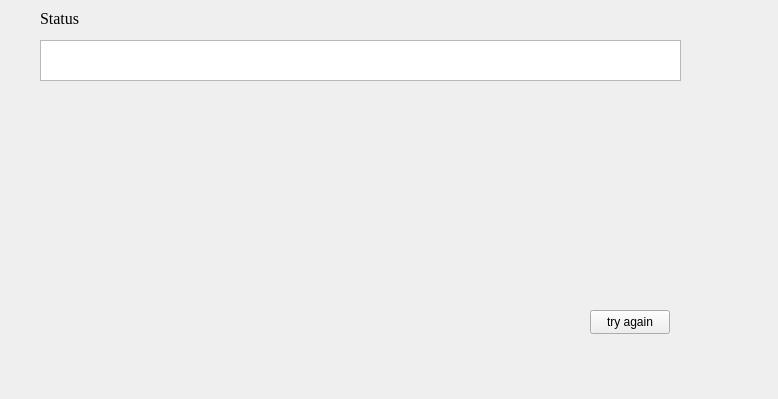
<?xml version="1.0" encoding="UTF-8"?>
<ui version="4.0">
 <class>error</class>
 <widget class="QWidget" name="error">
  <property name="geometry">
   <rect>
    <x>0</x>
    <y>0</y>
    <width>778</width>
    <height>399</height>
   </rect>
  </property>
  <property name="windowTitle">
   <string>Form</string>
  </property>
  <widget class="QTextBrowser" name="out">
   <property name="geometry">
    <rect>
     <x>40</x>
     <y>40</y>
     <width>641</width>
     <height>41</height>
    </rect>
   </property>
   <property name="styleSheet">
    <string notr="true">color: rgb(255, 0, 0);</string>
   </property>
  </widget>
  <widget class="QLabel" name="label_4">
   <property name="geometry">
    <rect>
     <x>40</x>
     <y>10</y>
     <width>121</width>
     <height>16</height>
    </rect>
   </property>
   <property name="font">
    <font>
     <family>Times New Roman</family>
     <pointsize>12</pointsize>
     <italic>false</italic>
     <bold>false</bold>
    </font>
   </property>
   <property name="styleSheet">
    <string notr="true">font: 12pt &quot;Times New Roman&quot;;</string>
   </property>
   <property name="text">
    <string>Status</string>
   </property>
  </widget>
  <widget class="QPushButton" name="pushButton">
   <property name="geometry">
    <rect>
     <x>590</x>
     <y>310</y>
     <width>80</width>
     <height>24</height>
    </rect>
   </property>
   <property name="text">
    <string>try again</string>
   </property>
  </widget>
 </widget>
 <resources/>
 <connections/>
</ui>
